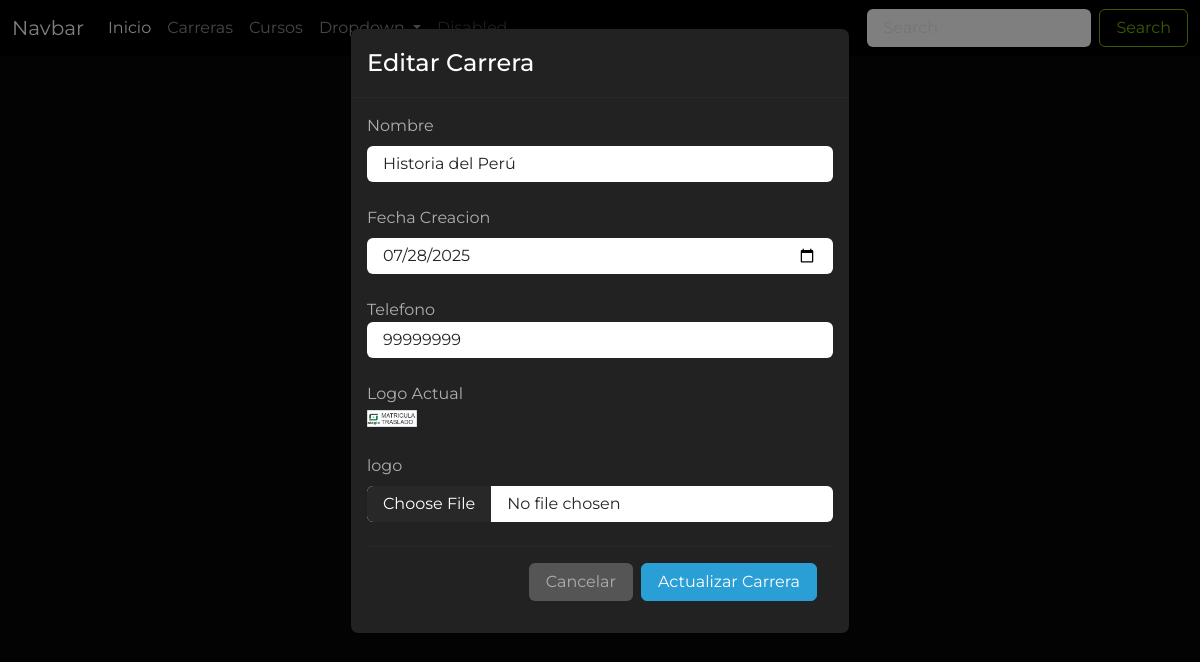
Page /editar_carrera/8 on the earlier database version.
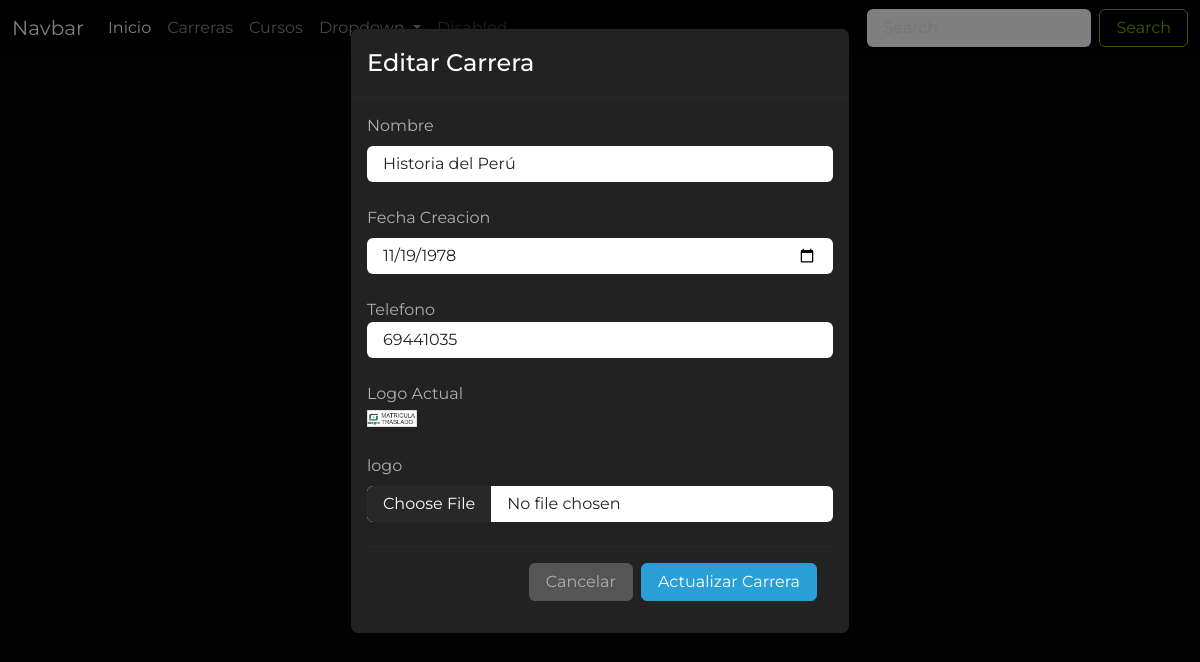
Same page on the later database version.
### Aplicaciones/Educacion/models.py (models this page shows, shortened)
class Carrera(models.Model):
    id_car=models.AutoField(primary_key=True)
    nombre_car=models.CharField(max_length=50)
    fecha_creacion_car=models.DateField()
    telefono_car=models.CharField(max_length=10)
    logo_car=models.FileField(upload_to='carreras', null=True)

### Aplicaciones/Educacion/views/carrera_views.py (the view)
# urls.py: path('editar_carrera/<id>', carrera_views.editar_carrera, name="editar_carrera"),
def editar_carrera(request, id):
    carreraDb = Carrera.objects.get(id_car=id)
    return render(request, 'editar_carrera.html', { "carrera": carreraDb })

### Aplicaciones/Educacion/templates/editar_carrera.html (shortened to what this page needs)
{% extends 'plantilla.html' %}
{% load static %}
{% block contenido %}
<div class="container">
  <h1 class="mt-5 text-center">Editar Carrera</h1>
</div>
<div class="modal fade" id="exampleModal" tabindex="-1" aria-labelledby="exampleModalLabel" aria-hidden="true" data-bs-backdrop="static">
    <div class="modal-dialog">
      <div class="modal-content">
        <div class="modal-header">
          <h1 class="modal-title fs-5" id="exampleModalLabel">Editar Carrera</h1>
        </div>
        <div class="modal-body">
         <form action="{% url 'procesar_editar_carrera' %}" method="post" enctype="multipart/form-data">
            <div class="mb-4">
                <label for="" class="form-label">Nombre</label>
                <input type="text" class="form-control" id="nombre_car" name="nombre_car" value="{{carrera.nombre_car}}" placeholder="Sistemas de información" required >
            </div>
            <div class="mb-4">
                <label for="" class="form-label">Fecha Creacion</label>
                <input type="date" class="form-control" id="fecha_creacion_car" name="fecha_creacion_car"  value="{{carrera.fecha_creacion_car|date:'Y-m-d'}}" required >
            </div>
             <div class="mb-4">Telefono</label>
                <input type="text" class="form-control" id="telefono_car" name="telefono_car" value="{{carrera.telefono_car}}" placeholder="Telefono" required >
            </div>
            <div class="mb-4">Logo Actual</label>
              <br>
              {% if carrera.logo_car %}
                  <img src="{{carrera.logo_car.url}}" alt="" width="50">
              {% else %}
                  <p>S/N</p>
              {% endif %}
          </div>
            <div class="mb-4">
              <label for="" class="form-label">logo</label>
              <input type="file" class="form-control" id="logo_car" name="logo_car" accept="image/*">
          </div>
            <div class="modal-footer">
                <a href="{% url 'carreras' %}"  type="button" class="btn bg-secondary">Cancelar</a>
                <button type="submit" class="btn btn-primary">Actualizar Carrera</button>
            </div>
         </form>
        </div>
      </div>
    </div>
</div>
{% endblock contenido %}

Differences in the rows shown:
changed Carrera "Historia del Perú": fecha_creacion_car "07/28/2025" → "11/19/1978"; telefono_car "99999999" → "69441035"
